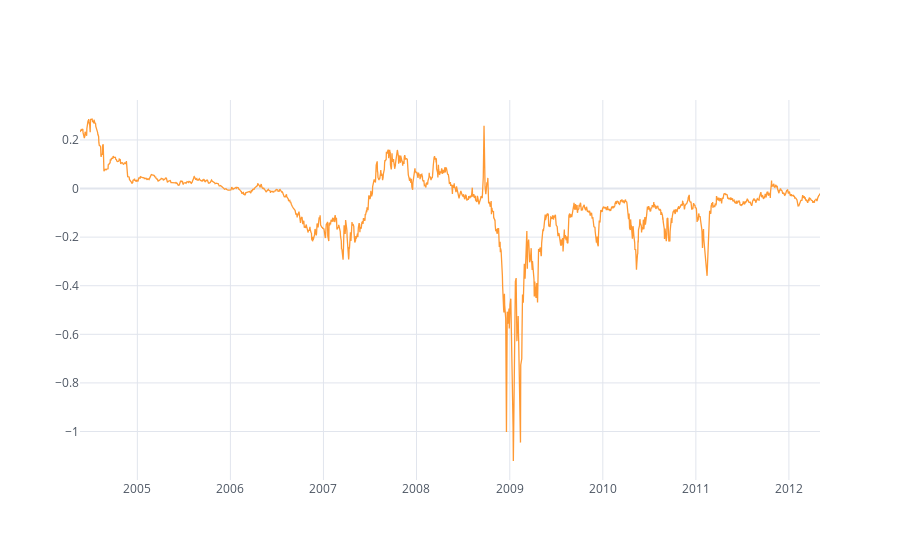

The cell this chart's notebook holds for it:
### Markdown cell above
## Step 1: Backwardation or contango?

We will compute the shape of the oil's future curve to see if it is in contango or in backwardation, if it is in backwardation we can expect to have positive rolling returns from the future contract. 

You want to be long future and short the spot to be exposed to rolling returns.

### Code cell
df = pd.read_csv(r'/Users/educontreras/PycharmProjects/Quantitative-Finance/AlgoTrading_E_Chang/data/inputDataDaily_CL_20120502.csv')
df['Date']=pd.to_datetime(df['Date'],  format='%Y%m%d').dt.date # remove HH:MM:SS
df.set_index('Date', inplace=True)

# Fitting gamma to forward curve
gamma=np.full(df.shape[0], np.nan)
for t in range(df.shape[0]):
    idx=np.where(np.isfinite(df.iloc[t, :]))[0]
    idxDiff=np.array(list(set(idx[1:])-set(idx)))
    if ((len(idx)>=5) & (all(idxDiff[0:4]==1))):
        FT=df.iloc[t, idx[:5]]
        T=sm.add_constant(range(FT.shape[0]))
        model=sm.OLS(np.log(FT.values), T)
        res=model.fit()
        #Gamma will contain the fitted slope of the futures curve
        gamma[t]=-12*res.params[1]
          
#Results: is the slope mean-reverting?
results=adfuller(gamma[np.where(np.isfinite(gamma))], maxlag=1, regression='c', autolag=None)
gamma=pd.DataFrame(gamma)
gamma.index = df.index
gamma.columns = ["Slope"]
gamma.fillna(method='ffill').dropna().iplot()

### Figure 1 — Plotly figure (JSON) as saved in the notebook; plotly's stock layout.template omitted (floating-point values rounded to 4 significant figures; data arrays with more than 128 entries replaced by an {"elided": "..."} marker saying what was removed)
{"data": [{"line": {"color": "rgba(255, 153, 51, 1.0)", "dash": "solid", "shape": "linear", "width": 1.3}, "mode": "lines", "name": "Slope", "text": "", "x": {"elided": "1997 str values"}, "y": {"elided": "1997 float values"}, "type": "scatter"}], "layout": {"legend": {"bgcolor": "#FFFFFF", "font": {"color": "#4D5663"}}, "paper_bgcolor": "#FFFFFF", "plot_bgcolor": "#FFFFFF", "title": {"font": {"color": "#4D5663"}}, "xaxis": {"gridcolor": "#E1E5ED", "showgrid": true, "tickfont": {"color": "#4D5663"}, "title": {"font": {"color": "#4D5663"}, "text": ""}, "zerolinecolor": "#E1E5ED"}, "yaxis": {"gridcolor": "#E1E5ED", "showgrid": true, "tickfont": {"color": "#4D5663"}, "title": {"font": {"color": "#4D5663"}, "text": ""}, "zerolinecolor": "#E1E5ED"}}}
